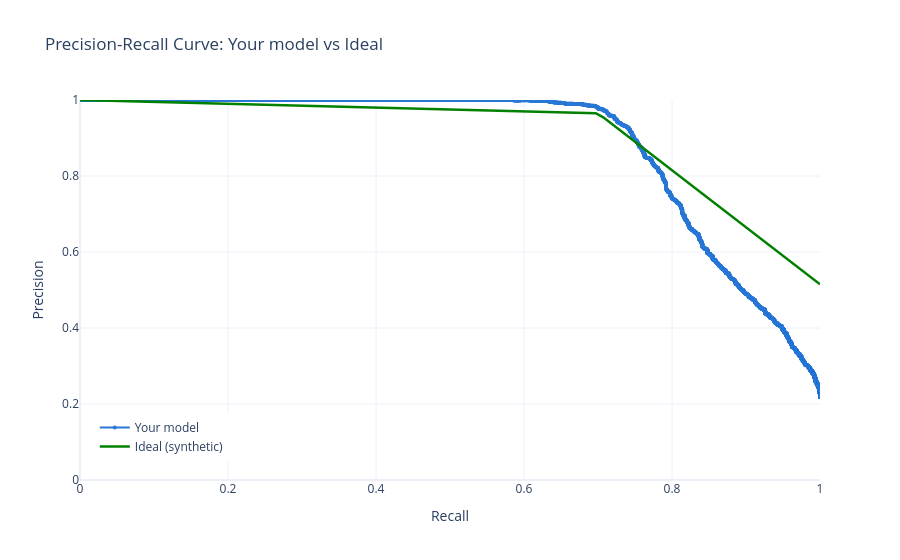

Notebook cell for this chart:
### Markdown cell above
#### Ideal vs Typical PR curve

### Code cell
# your model's actual curve 
precision, recall, thresholds = precision_recall_curve(y_test, rf_probs)
thresholds_padded = np.append(thresholds, thresholds[-1])  # length match karne ke liye

# Fake/synthetic "ideal" curve
recall_ideal = np.linspace(0, 1, 100)
precision_ideal = np.where(recall_ideal < 0.7,
                            1 - 0.05 * recall_ideal,
                            1 - 0.05 * 0.7 - 1.5 * (recall_ideal - 0.7))
precision_ideal = np.clip(precision_ideal, 0, 1)

# Plots
fig = go.Figure()

fig.add_trace(go.Scatter(
    x=recall, y=precision, mode='lines+markers',
    name='Your model',
    line=dict(color='#2a78d6', width=2),
    marker=dict(size=4),
    customdata=thresholds_padded,
    hovertemplate='Recall: %{x:.2f}<br>Precision: %{y:.2f}<br>Threshold: %{customdata:.2f}<extra>Your model</extra>'
))

# Ideal curve
fig.add_trace(go.Scatter(
    x=recall_ideal, y=precision_ideal, mode='lines',
    name='Ideal (synthetic)',
    line=dict(color='green', width=2.5),
    hovertemplate='Recall: %{x:.2f}<br>Precision: %{y:.2f}<extra>Ideal</extra>'
))

fig.update_layout(
    title='Precision-Recall Curve: Your model vs Ideal',
    xaxis_title='Recall',
    yaxis_title='Precision',
    xaxis=dict(range=[0, 1]),
    yaxis=dict(range=[0, 1]),
    template='plotly_white',
    legend=dict(x=0.02, y=0.05)
)

fig.show()

### Figure 1 — Plotly figure (JSON) as saved in the notebook; plotly's stock layout.template omitted (floating-point values rounded to 4 significant figures; data arrays with more than 128 entries replaced by an {"elided": "..."} marker saying what was removed)
{"data": [{"customdata": {"elided": "7771 float values"}, "hovertemplate": "Recall: %{x:.2f}<br>Precision: %{y:.2f}<br>Threshold: %{customdata:.2f}<extra>Your model</extra>", "line": {"color": "#2a78d6", "width": 2}, "marker": {"size": 4}, "mode": "lines+markers", "name": "Your model", "type": "scatter", "x": {"elided": "7771 float values"}, "y": {"elided": "7771 float values"}}, {"hovertemplate": "Recall: %{x:.2f}<br>Precision: %{y:.2f}<extra>Ideal</extra>", "line": {"color": "green", "width": 2.5}, "mode": "lines", "name": "Ideal (synthetic)", "type": "scatter", "x": [0, 0.0101, 0.0202, 0.0303, 0.0404, 0.05051, 0.06061, 0.07071, 0.08081, 0.09091, 0.101, 0.1111, 0.1212, 0.1313, 0.1414, 0.1515, 0.1616, 0.1717, 0.1818, 0.1919, 0.202, 0.2121, 0.2222, 0.2323, 0.2424, 0.2525, 0.2626, 0.2727, 0.2828, 0.2929, 0.303, 0.3131, 0.3232, 0.3333, 0.3434, 0.3535, 0.3636, 0.3737, 0.3838, 0.3939, 0.404, 0.4141, 0.4242, 0.4343, 0.4444, 0.4545, 0.4646, 0.4747, 0.4848, 0.4949, 0.5051, 0.5152, 0.5253, 0.5354, 0.5455, 0.5556, 0.5657, 0.5758, 0.5859, 0.596, 0.6061, 0.6162, 0.6263, 0.6364, 0.6465, 0.6566, 0.6667, 0.6768, 0.6869, 0.697, 0.7071, 0.7172, 0.7273, 0.7374, 0.7475, 0.7576, 0.7677, 0.7778, 0.7879, 0.798, 0.8081, 0.8182, 0.8283, 0.8384, 0.8485, 0.8586, 0.8687, 0.8788, 0.8889, 0.899, 0.9091, 0.9192, 0.9293, 0.9394, 0.9495, 0.9596, 0.9697, 0.9798, 0.9899, 1], "y": [1, 0.9995, 0.999, 0.9985, 0.998, 0.9975, 0.997, 0.9965, 0.996, 0.9955, 0.9949, 0.9944, 0.9939, 0.9934, 0.9929, 0.9924, 0.9919, 0.9914, 0.9909, 0.9904, 0.9899, 0.9894, 0.9889, 0.9884, 0.9879, 0.9874, 0.9869, 0.9864, 0.9859, 0.9854, 0.9848, 0.9843, 0.9838, 0.9833, 0.9828, 0.9823, 0.9818, 0.9813, 0.9808, 0.9803, 0.9798, 0.9793, 0.9788, 0.9783, 0.9778, 0.9773, 0.9768, 0.9763, 0.9758, 0.9753, 0.9747, 0.9742, 0.9737, 0.9732, 0.9727, 0.9722, 0.9717, 0.9712, 0.9707, 0.9702, 0.9697, 0.9692, 0.9687, 0.9682, 0.9677, 0.9672, 0.9667, 0.9662, 0.9657, 0.9652, 0.9544, 0.9392, 0.9241, 0.9089, 0.8938, 0.8786, 0.8635, 0.8483, 0.8332, 0.818, 0.8029, 0.7877, 0.7726, 0.7574, 0.7423, 0.7271, 0.712, 0.6968, 0.6817, 0.6665, 0.6514, 0.6362, 0.6211, 0.6059, 0.5908, 0.5756, 0.5605, 0.5453, 0.5302, 0.515]}], "layout": {"legend": {"x": 0.02, "y": 0.05}, "title": {"text": "Precision-Recall Curve: Your model vs Ideal"}, "xaxis": {"range": [0, 1], "title": {"text": "Recall"}}, "yaxis": {"range": [0, 1], "title": {"text": "Precision"}}}}
